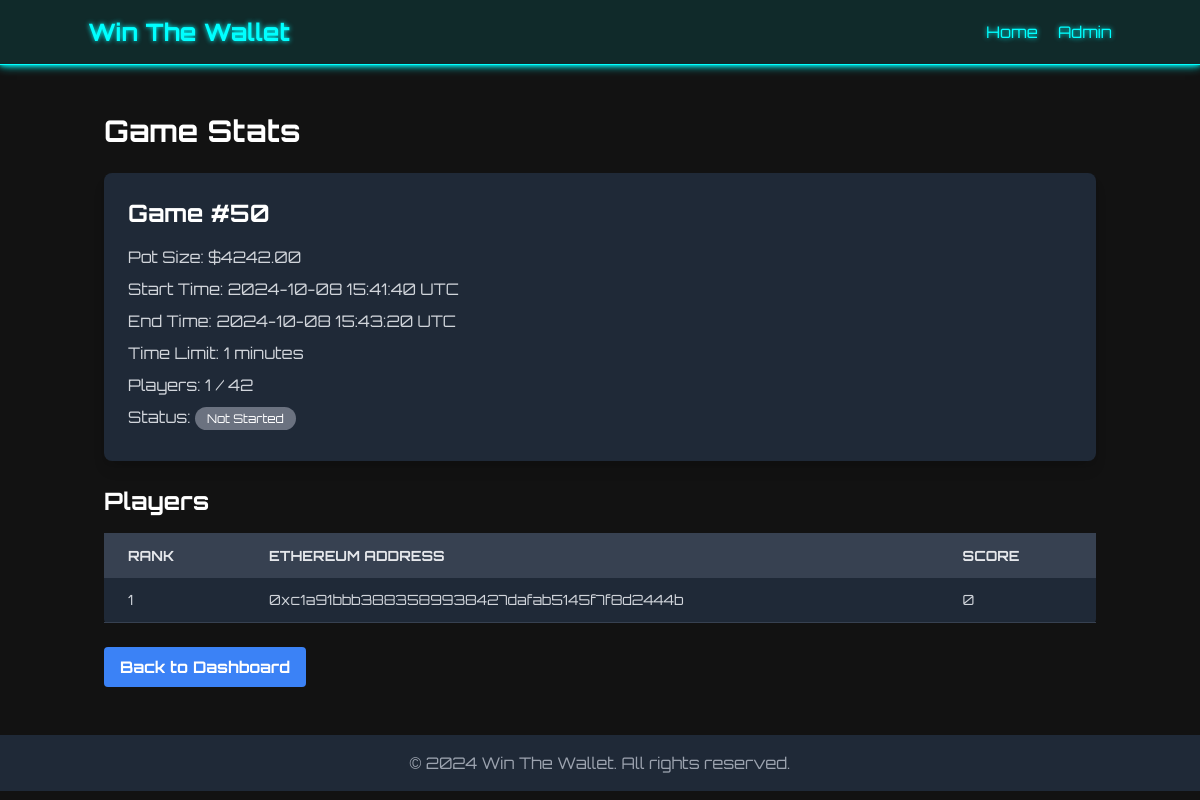
Screenshot of /admin/game_stats/50 with the database file from the repository.
### models.py (models this page shows, shortened)
class Game(db.Model):
    id = db.Column(db.Integer, primary_key=True)
    time_limit = db.Column(db.Integer, nullable=False)
    max_players = db.Column(db.Integer, nullable=False)
    pot_size = db.Column(db.Float, nullable=False)
    entry_value = db.Column(db.Float, nullable=False)
    start_time = db.Column(db.DateTime(timezone=True), nullable=False)
    end_time = db.Column(db.DateTime(timezone=True))
    is_complete = db.Column(db.Boolean, default=False)
    has_started = db.Column(db.Boolean, default=False)
    created_at = db.Column(db.DateTime(timezone=True), default=get_current_utc_time)
    players = db.relationship('Player', back_populates='game', lazy=True)
    questions = db.relationship('Question', back_populates='game', lazy=True)

class Player(db.Model):
    id = db.Column(db.Integer, primary_key=True)
    game_id = db.Column(db.Integer, db.ForeignKey('game.id'), nullable=False)
    ethereum_address = db.Column(db.String(42), nullable=False)
    score = db.Column(db.Integer, default=0)
    joined_at = db.Column(db.DateTime(timezone=True), default=get_current_utc_time)  # Added timezone=True
    game = db.relationship('Game', back_populates='players')
    __table_args__ = (db.UniqueConstraint('game_id', 'ethereum_address', name='_game_ethereum_uc'),)

### routes.py (the view)
    @admin.route('/game_stats/<int:game_id>')
    def game_stats(game_id):
        game = Game.query.get_or_404(game_id)
        players = Player.query.filter_by(game_id=game_id).order_by(Player.score.desc()).all()
        return render_template('admin/game_stats.html', game=game, players=players)

### app.py (called while the page is built)
@app.context_processor
def inject_utils():
    return dict(now=datetime.now(timezone.utc), make_aware=make_aware)

### utils.py (called while the page is built)
def make_aware(dt):
    if dt is None:
        return None
    if dt.tzinfo is None:
        return pytz.utc.localize(dt)
    return dt

### templates/admin/game_stats.html
{% extends 'base.html' %}
{% block content %}
<h1 class="text-3xl font-bold mb-6 text-white">Game Stats</h1>
<div class="bg-gray-800 p-6 rounded-lg shadow-lg mb-6">
    <h2 class="text-2xl font-bold mb-4 text-white">Game #{{ game.id }}</h2>
    <p class="text-gray-300 mb-2">Pot Size: ${{ "%.2f"|format(game.pot_size) }}</p>
    <p class="text-gray-300 mb-2">
        Start Time:
        {% if game.start_time %}
            {{ make_aware(game.start_time).strftime('%Y-%m-%d %H:%M:%S %Z') }}
        {% else %}
            Not Set
        {% endif %}
    </p>
    <p class="text-gray-300 mb-2">
        End Time:
        {% if game.end_time %}
            {{ make_aware(game.end_time).strftime('%Y-%m-%d %H:%M:%S %Z') }}
        {% else %}
            Not Set
        {% endif %}
    </p>
    <p class="text-gray-300 mb-2">
        Time Limit: {{ game.time_limit // 60 }} minutes
    </p>
    <p class="text-gray-300 mb-2">
        Players: {{ players|length }} / {{ game.max_players }}
    </p>
    <p class="text-gray-300 mb-2">
        Status:
        {% set now = make_aware(now) %}
        {% if game.is_complete %}
            <span class="bg-green-500 text-white py-1 px-3 rounded-full text-xs">Completed</span>
        {% elif game.has_started and now < make_aware(game.end_time) %}
            <span class="bg-blue-500 text-white py-1 px-3 rounded-full text-xs">In Progress</span>
        {% elif now >= make_aware(game.start_time) and now < make_aware(game.end_time) %}
            <span class="bg-yellow-500 text-white py-1 px-3 rounded-full text-xs">Starting</span>
        {% else %}
            <span class="bg-gray-500 text-white py-1 px-3 rounded-full text-xs">Not Started</span>
        {% endif %}
    </p>
</div>
<h3 class="text-2xl font-bold mt-6 mb-4 text-white">Players</h3>
<div class="overflow-x-auto">
    <table class="w-full bg-gray-800 shadow-md rounded">
        <thead>
            <tr class="bg-gray-700 text-gray-200 uppercase text-sm leading-normal">
                <th class="py-3 px-6 text-left">Rank</th>
                <th class="py-3 px-6 text-left">Ethereum Address</th>
                <th class="py-3 px-6 text-left">Score</th>
            </tr>
        </thead>
        <tbody class="text-gray-300 text-sm font-light">
            {% for player in players %}
            <tr class="border-b border-gray-700 hover:bg-gray-600">
                <td class="py-3 px-6 text-left">{{ loop.index }}</td>
                <td class="py-3 px-6 text-left">{{ player.ethereum_address }}</td>
                <td class="py-3 px-6 text-left">{{ player.score }}</td>
            </tr>
            {% endfor %}
        </tbody>
    </table>
</div>
<a href="{{ url_for('admin.dashboard') }}" class="mt-6 inline-block bg-blue-500 hover:bg-blue-700 text-white font-bold py-2 px-4 rounded">Back to Dashboard</a>
{% endblock %}

### templates/base.html (style rules this page uses)
:root { --neon-color: #00ffff; --bg-color: #121212; --text-color: #ffffff; }
body { background-color: var(--bg-color); color: var(--text-color); }

### rows the page displays
Game: id "50", pot_size "4242.00", start_time "2024-10-08 15:41:40 UTC", end_time "2024-10-08 15:43:20 UTC", time_limit "1", max_players "42"
Player: ethereum_address "0xc1a91bbb3883589938427dafab5145f7f8d2444b", score "0"

### other values shown
{{ players|length }} "1"
{{ now.year }} "2024"
